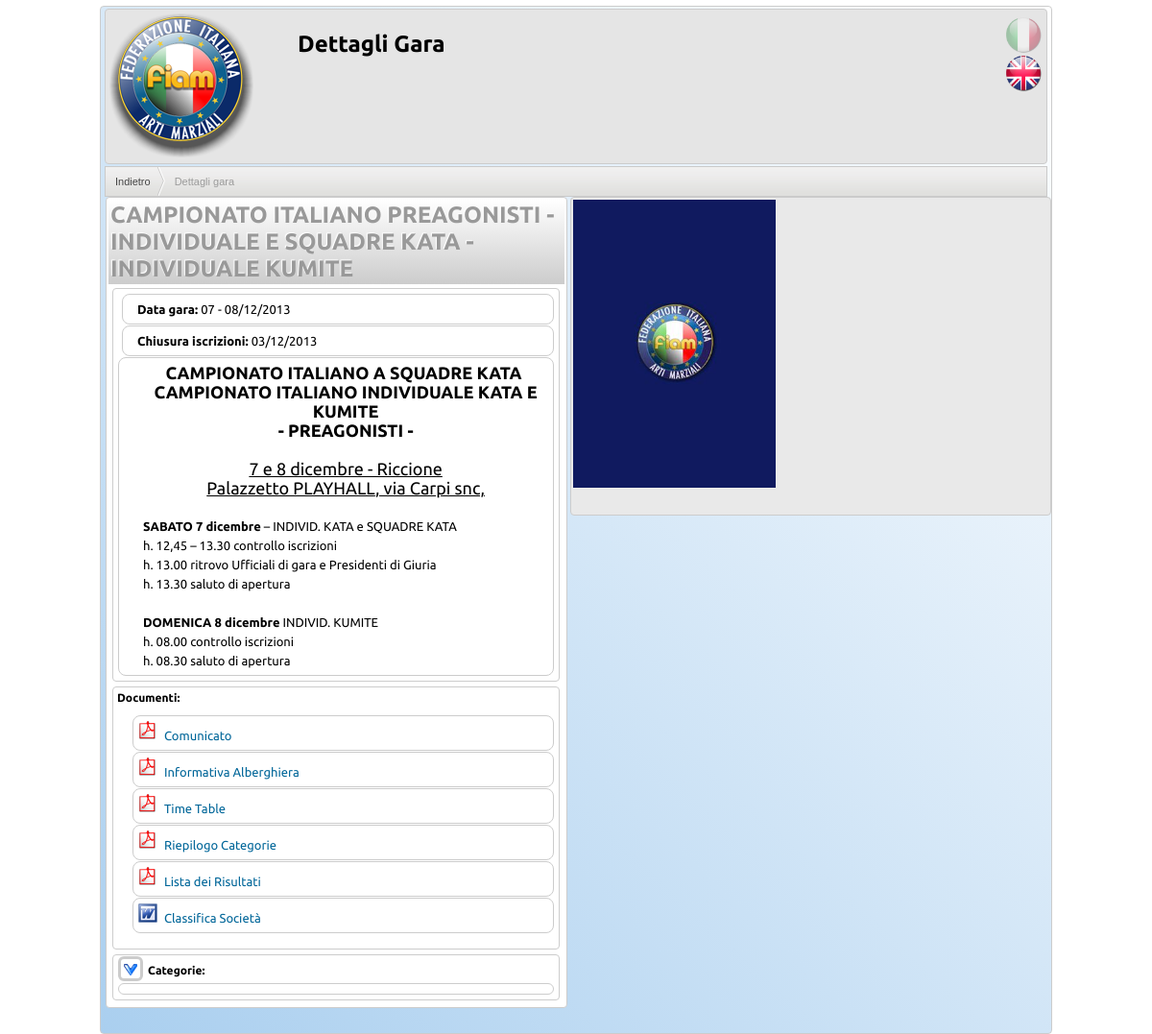
Page /dettagli.php?from=storico&id=67 on the committed database.
### tables this page shows
CREATE TABLE IF NOT EXISTS `gare` (
  `idgara` int(11) NOT NULL auto_increment,
  `nome` varchar(255) NOT NULL,
  `data` date NOT NULL,
  `datafine` date default NULL,
  `chiusura` date NOT NULL,
  `peso` int(1) NOT NULL,
  `indsq` int(2) NOT NULL COMMENT '0 indiv, 1 squadre, 2 entrambi',
  `mincoach` smallint(6) NOT NULL default '0',
  `maxcoach` smallint(6) NOT NULL default '99',
  `fotocoach` tinyint(1) NOT NULL default '0' COMMENT 'foto coach obbligatoria',
  `coachpaga` tinyint(1) NOT NULL default '0' COMMENT 'coach a pagamento',
  `prezzo_indiv` int(11) NOT NULL default '1500',
  `prezzo_squadre` int(11) NOT NULL default '4500',
  `prezzo_coach` int(11) NOT NULL default '500',
  `rimborso_arbitro` int(11) NOT NULL default '0',
  `mostrapart` tinyint(1) NOT NULL COMMENT 'mostra elenco partecipanti',
  `pubblica` int(1) NOT NULL,
  `locandina` varchar(255) default NULL,
  `descrizione` text NOT NULL,
  `wkc` int(1) NOT NULL default '0',
  `tipo_evento` varchar(20) NOT NULL default 'gara',
  PRIMARY KEY  (`idgara`)
);

CREATE TABLE IF NOT EXISTS `allegati` (
  `idallegato` int(11) NOT NULL auto_increment,
  `idgara` int(11) NOT NULL,
  `nome` varchar(255) NOT NULL,
  `url` varchar(255) NOT NULL,
  PRIMARY KEY  (`idallegato`),
  KEY `FKAllegati505404` (`idgara`)
);

### class/models/esterni/LoginFiam.php (called while the page is built, shortened)
<?php
class LoginFiam {
	public static function getIdSocieta() {
		if (!isset($_SESSION['tess_idsoc']))
			return NULL;
		return $_SESSION['tess_idsoc'];
	}
}
?>

### class/models/Utente.php (called while the page is built, shortened)
<?php
class Utente extends Modello {
	public static function crea($id=NULL, $tipato=false) {
		if (is_null($id)) $id = Utente::getIdAccesso();
		if (is_null($id)) return NULL;
	}
	public static function getIdAccesso() {
		$ids = LoginFiam::getIdSocieta();
		if (is_null($ids)) return NULL;
		$conn = $GLOBALS["connint"];
		$conn->connetti();
		$mr = $conn->select("utenti u INNER JOIN societa s ON u.idsocieta = s.idsocieta",
				"s.idaffiliata = '$ids' AND attivo=1 LIMIT 1","u.*");
		$row = $mr->fetch_assoc();
		$ut = self::creaTipato($row);
		$ut->salvaAccesso();
		return $ut->getChiave();
	}
}
?>

### class/models/Modello.php (called while the page is built, shortened)
<?php
class Modello {
	protected $_connessione = NULL;
	private $tabella;
	private $chiaveCol;
	private $chiaveVal = NULL;
	private $letto = false;
	private $valori = NULL;
	private $modificato;
	public function __construct($tabella, $chiaveCol, $chiaveVal = NULL, $conn = NULL) {
		if (is_null($conn)) $this->_connessione = $GLOBALS["connint"];
		else $this->_connessione = $conn;
		$this->tabella = $tabella;
		$this->chiaveCol = $chiaveCol;
		$this->_connessione->connetti();
		if (!is_null($chiaveVal))
			$this->chiaveVal = $this->_connessione->quote($chiaveVal);
	}
	public function esiste() {
		if (!$this->letto) $this->carica();
		return $this->letto;
	}
	public function getChiave() {
		return $this->chiaveVal;
	}
	public function hasChiave() {
		return !is_null($this->chiaveVal);
	}
	protected function get($colonna) {
		if (isset($this->valori[$colonna]))
			return $this->valori[$colonna];
		else return NULL;
	}
	protected function getData($colonna) {
		$v = $this->get($colonna);
		return new Data($v);
	}
	protected function getBool($colonna) {
		$v = $this->get($colonna);
		return ($v == 1);
	}
	protected function carica($row = NULL) {
		if (is_null($row) && !is_null($this->chiaveVal)) {
			$record = $this->_connessione->select($this->tabella, "$this->chiaveCol = '$this->chiaveVal'");
			$row = $record->fetch_assoc();
		}
		foreach ($row as $c => $v){
			if ($c == $this->chiaveCol) {
				if (is_null($this->chiaveVal))
					$this->chiaveVal = $v;
			} else if (!isset($this->modificato[$c]) || !$this->modificato[$c]) {
				$this->valori[$c] = $v;
				$this->modificato[$c]  = false;
			}
		}
		$this->letto = true;
	}
}
?>

### class/Connessione.php (called while the page is built, shortened)
<?php
class Connessione{
	private $_conn = NULL;
	public $host;
	public $user;
	public $psw;
	public $dbname;
	public $port;
	public function connetti(){
		if (is_null($this->_conn))
			$this->_conn = $this->getMysqli();
	}
	protected function getMysqli() {
		$m = new mysqli($this->host, $this->user, $this->psw, $this->dbname, $this->port);
		$m->set_charset("utf8");
		return $m;
	}
	public function select($tabella, $where = "1", $colonne = "*") {
		return $this->_conn->query("SELECT $colonne FROM $tabella WHERE $where;");
	}
	public function quote($string) {
		return $this->_conn->real_escape_string($string);
	}
}
?>

### class/ctrl/dettagligara.class.php (called while the page is built, shortened)
<?php
class DettagliGara {
	private $gara;
	public function __construct() {
		$this->ut = Utente::crea();
		$this->gara = new Gara($_GET["id"]);
		if (!$this->gara->esiste() || (is_null($this->ut) && !$this->gara->isPubblica())) {
			homeutente($this->ut);
			exit();
		}
	}
	public function getGara() {
		return $this->gara;
	}
	public function getLocandinaUrl() {
		return _PATH_ROOT_.$this->gara->getLocandina();
	}
	public function haAllegati() {
		return count($this->gara->getAllegati()) > 0;
	}
	public function getAllegati() {
		return $this->gara->getAllegati();
	}
	public function getAllegatoUrl($doc) {
		return _PATH_ROOT_."download_allegato.php?id=".$doc->getChiave();
	}
}
?>

### class/models/Gara.php (called while the page is built, shortened)
<?php
class Gara extends Modello {
	private $allegati = NULL;
	public function getNome() {
		return $this->get("nome");
	}
	public function getDescrizione() {
		return $this->get("descrizione");
	}
	public function getDataGara() {
		return $this->getData("data");
	}
	public function getDataFineGara() {
		return $this->getData("datafine");
	}
	public function getChiusura() {
		return $this->getData("chiusura");
	}
	public function isPubblica() {
		return $this->getBool("pubblica");
	}
	public function getLocandina() {
		if (is_null($this->get("locandina")))
			return _LOCANDINA_DEFAULT_;
		else
			return _LOCANDINA_SUBDIR_.$this->getChiave().".".$this->get("locandina");
	}
	public function getAllegati() {
		if (is_null($this->allegati))
			$this->allegati = Allegato::listaAllegati($this->getChiave());
		return $this->allegati;
	}
}
?>

### class/Lingua.php (called while the page is built, shortened)
<?php
class Lingua {
	private static $_linguaDefault = NULL;
	private static $_parole = array();
	private static $_idparole = NULL;
	public static function getParole($lingua = NULL) {
		if (is_null($lingua)) $lingua = self::getLinguaDefault();
		return self::$_parole[$lingua];
	}
	private static function caricaParole($lingua) {
		$lcol = $lingua;
		if (is_null(self::$_idparole)) $where = "1";
		$conn = $GLOBALS["connint"];
		$conn->connetti();
		$mr = $conn->select("lingue", $where, "chiave, $lcol AS p");
		while ($row = $mr->fetch_assoc()) {
			self::$_parole[$lingua][$row["chiave"]] = $row["p"];
		}
	}
	public static function getLinguaDefault() {
		if (!is_null(self::$_linguaDefault)) return self::$_linguaDefault;
		return self::$_linguaDefault;
	}
	public static function setLinguaDefault($lingua) {
		self::$_linguaDefault = $lingua;
	}
}
?>

### class/Data.php (called while the page is built, shortened)
<?php
class Data {
	private $dt;
	public function __construct($data = NULL) {
		if (is_null($data)) $data = date("Y-m-d");
		$e = preg_split('/\D/', $data);
		$this->dt[0] = intval($e[0]);
		$this->dt[1]  = intval($e[1]);
		$this->dt[2]  = intval($e[2]);
	}
	public function format($format) {
    	$spf = str_replace(array("d","m","Y"),array("%3$02d","%2$02d","%1$04d"),$format);
   		return sprintf($spf, $this->dt[0], $this->dt[1], $this->dt[2]);
	}
	public function getMese() {
		return $this->dt[1];
	}
	public function getAnno() {
		return $this->dt[0];
	}
}

### class/models/Allegato.php (called while the page is built, shortened)
<?php
class Allegato extends Modello {
	public static function listaAllegati($idgara) {
		$conn = $GLOBALS["connint"];
		$conn->connetti();
		$mr = $conn->select("allegati", "idgara = '$idgara'");
		$all = array();
		while($row = $mr->fetch_assoc()) {
			$a = new Allegato();
			$a->carica($row);
			$all[$a->getChiave()] = $a;
		}
		return $all;
	}
	public function getNome() {
		return $this->get("nome");
	}
	public function getNomeFile() {
		return $this->get("url");
	}
	public function getTipo() {
		$est = pathinfo($this->getNomeFile(),PATHINFO_EXTENSION);
		switch ($est) {
			case "pdf":
				return "PDF.gif";
			case "doc":
			case "docx":
				return "Word.gif";
		}
	}
}
?>

### dettagli.php (the view, shortened to what this page needs)
<?php
$lang = Lingua::getParole();
$ctrl = new DettagliGara();
?>
</head>
<div id="Left" style="width:48%;float:left;left:5px;">
<div class="Titoli_H1"><h1><?php echo $ctrl->getGara()->getNome(); ?></h1></div>
<div class="dettagli">
<p class="dettaglioG"><b><?php echo $lang["data_gara"]; ?>:</b>
<?php
$g = $ctrl->getGara();
$di = $g->getDataGara();
$df = $g->getDataFineGara();
if (is_null($df)) {
	echo $di->format("d/m/Y");
} else {
	if ($di->getAnno() != $df->getAnno()) {
		echo $di->format("d/m/Y");
	} else if ($di->getMese() != $df->getMese()) {
		echo $di->format("d/m");
	} else {
		echo $di->format("d");
	}
	echo " - ".$df->format("d/m/Y");
}
?></p>
<p class="dettaglioG"><b><?php echo $lang["chiusura_iscrizioni"]; ?>:</b>
<?php echo $ctrl->getGara()->getChiusura()->format("d/m/Y") ?></p>
<?php
if($ctrl->getGara()->getDescrizione()!=''){
?>
<div class="dettaglioG">
<p><?php echo $ctrl->getGara()->getDescrizione(); ?></p>
</div>
<?php
}
?>
</div>
<?php
if ($ctrl->haAllegati()) {?>
	<div class="dettagli">
	<b><?php echo $lang["documenti"]; ?>:</b>
	<ul><?php
	foreach ($ctrl->getAllegati() as $doc) {
		echo "<li class='dettaglioG' style=\"list-style-image: url("._PATH_ROOT_."img/icone/".$doc->getTipo()."); list-style-position:inside;\">";
		echo "<a href=\"".$ctrl->getAllegatoUrl($doc)."\" target=\"_blank\">".$doc->getNome()."</a></li>\n";
	}
	?>
	</ul>
	</div>
<?php }  ?>
<div class="dettagli" >
<img src="<?php echo _PATH_ROOT_; ?>img/down.png" class="mostra" id="mostra_cat" onclick="javascript:apriCat();">
<b style="line-height:24px;margin-left:4px;"><?php echo $lang["lista_categorie"]; ?>:</b>
<div class="dettaglioG">
</div>
</div>
</div>
<div id="Right" style="position:relative;width:50%;top:0px;right:0;float:right">
<img src="<?php echo $ctrl->getLocandinaUrl(); ?>" height="300" />
<div style="clear:both"><br></br></div>
</div>
<br>
<br>

### rows in the picture
gare: nome "CAMPIONATO ITALIANO PREAGONISTI - INDIVIDUALE E SQUADRE KATA - INDIVIDUALE KUMITE", chiusura "03/12/2013", descrizione "CAMPIONATO ITALIANO A SQUADRE KATA CAMPIONATO ITALIANO INDIVIDUALE KATA E KUMITE - PREAGONISTI - 7 e 8 dicembre - Riccione Palazzetto PLAYHALL, via Carpi snc, SABATO 7 dicembre – INDIVID. KATA e SQUADRE KATA h. 12,45 – 13.30 controllo iscrizioni h. 13.00 ritrovo Ufficiali di gara e Presidenti di Giuria h. 13.30 saluto di apertura DOMENICA 8 dicembre INDIVID. KUMITE h. 08.00 controllo iscrizioni h. 08.30 saluto di apertura"
allegati: nome "Comunicato"
allegati: nome "Informativa Alberghiera"
allegati: nome "Time Table"
allegati: nome "Riepilogo Categorie"
allegati: nome "Lista dei Risultati"
allegati: nome "Classifica Società"

### other values in the picture
$this->t1 "Dettagli Gara"
$this->indietro "Indietro"
$this->centro->getTitolo() "Dettagli gara"
$lang["data_gara"] "Data gara"
$di->format("d") "07"
$df->format("d/m/Y") "08/12/2013"
$lang["chiusura_iscrizioni"] "Chiusura iscrizioni"
$lang["documenti"] "Documenti"
$lang["lista_categorie"] "Categorie"
